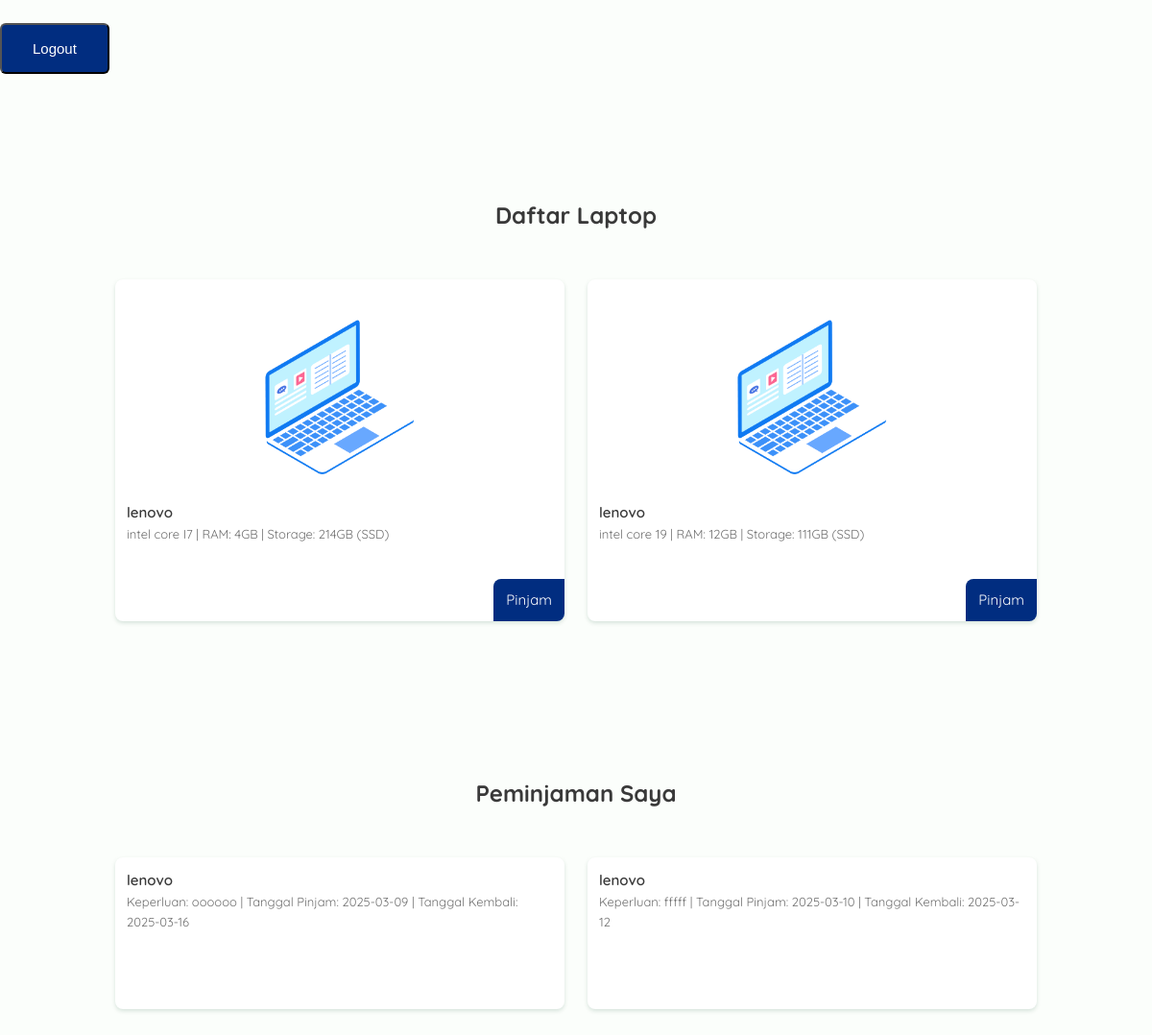
Page /user_dashboard.php (signed in) on the committed database.
### tables this page shows
CREATE TABLE `tbl_barang` (
  `id_barang` int NOT NULL,
  `Merk_tipe` varchar(50) NOT NULL,
  `prosessor` varchar(50) NOT NULL,
  `ram` int NOT NULL,
  `storage` int NOT NULL,
  `jenis_storage` varchar(10) NOT NULL
);

CREATE TABLE `tbl_peminjaman` (
  `id_pinjam` int NOT NULL,
  `id_barang` int NOT NULL,
  `keperluan_pinjam` text NOT NULL,
  `tgl_pinjam` date NOT NULL,
  `durasi_pinjam` int NOT NULL,
  `tgl_kembali` date NOT NULL,
  `pic_it` int DEFAULT NULL,
  `pic_pinjam` int DEFAULT NULL,
  `status` enum('pending','disetujui','ditolak') DEFAULT 'pending'
);

### user_dashboard.php (the view, shortened to what this page needs)
<?php
include 'koneksi.php';
$user_id = $_SESSION['user_id'];
$laptop_result = mysqli_query($koneksi, "SELECT * FROM tbl_barang");
$peminjaman_result = mysqli_query($koneksi, "SELECT * FROM tbl_peminjaman JOIN tbl_barang ON tbl_peminjaman.id_barang = tbl_barang.id_barang WHERE tbl_peminjaman.pic_pinjam = $user_id");
?>
<!DOCTYPE html>
<html lang="id">
<head>
    <link href='https://unpkg.com/boxicons@2.1.4/css/boxicons.min.css' rel='stylesheet'>
    <link rel="stylesheet" href="assets/css/style.css">
</head>
<body>
    <header>
        <button><a href="logout.php">Logout</a></button>
    </header>
    <main class="l-main">
        <section class="product section bd-container" id="laptop">
            <h2 class="section-title">Daftar Laptop</h2>
            <div class="products__container bd-grid">
                <?php while ($row = mysqli_fetch_assoc($laptop_result)) : ?>
                <div class="products__content">
                    <img src="assets/img/laptop.png" alt="" class="products__img">
                    <h3 class="products__name"><?= $row['Merk_tipe']; ?></h3>
                    <span class="products__detail"><?= $row['prosessor']; ?> | RAM: <?= $row['ram']; ?>GB | Storage: <?= $row['storage']; ?>GB (<?= $row['jenis_storage']; ?>)</span><br>
                    <a href="tambah_peminjaman.php?id=<?= $row['id_barang']; ?>" class="button products__button">Pinjam</a>
                </div>
                <?php endwhile; ?>
            </div>
        </section>
        <section class="product section bd-container" id="peminjaman">
            <h2 class="section-title">Peminjaman Saya</h2>
            <div class="products__container bd-grid">
                <?php while ($row = mysqli_fetch_assoc($peminjaman_result)) : ?>
                <div class="products__content">
                    <h3 class="products__name"><?= $row['Merk_tipe']; ?></h3>
                    <span class="products__detail">Keperluan: <?= $row['keperluan_pinjam']; ?> | Tanggal Pinjam: <?= $row['tgl_pinjam']; ?> | Tanggal Kembali: <?= $row['tgl_kembali']; ?></span><br>
                </div>
                <?php endwhile; ?>
            </div>
        </section>
    </main>
</body>
</html>

### assets/css/style.css (style rules this page uses)
:root { --header-height: 3rem; --first-color: #012d80; --first-color-alt: #021a47; --title-color: #393939; --text-color: #707070; --text-color-light: #a6a6a6; --body-color: #fbfefb; --container-color: #fff; --body-font: 'Quicksand', sans-serif; --biggest-font-size: 2.25rem; --h1-font-zize: 1.5rem; --h2-font-zize: 1.25rem; --h3-font-zize: 1rem; --normal-font-size: .938rem; --small-font-size: .813rem; --smaller-font-size: .75rem; --smallest-font-size: .55rem; --font-medium: 500; --font-semi-bold: 600; --mb-1: .5rem; --mb-2: 1rem; --mb-3: 1.5rem; --mb-4: 2rem; --mb-5: 2.5rem; --mb-6: 3rem; --z-tolltip: 10; --z-fixed: 100; }
html { scroll-behavior: smooth; }
body { margin: var(--header-height) 0 0 0; font-family: var(--body-font); font-size: var(--normal-font-size); background-color: var(--body-color); color: var(--text-color); line-height: 1.6; }
h1, h2, h3, p, ul { margin: 0; }
a { color: white; text-decoration: none; }
img { max-width: 100%; height: auto; }
.section { padding: 4rem 0 2rem; }
.section-title, .section-subtitle { text-align: center; }
.section-title { font-size: var(--h1-font-zize); color: var(--title-color); margin-bottom: var(--mb-3); }
.bd-container { max-width: 960px; width: calc(100% - 2rem); margin-left: var(--mb-2); margin-right: var(--mb-2); }
.bd-grid { display: grid; gap: 1.5rem; }
.button { display: inline-block; background-color: var(--first-color); color: white; padding: .75rem 1rem ; border-radius: .5rem; transition: .3s; }
* { box-sizing: border-box }
.products__container { grid-template-columns: repeat(2, 1fr); justify-content: center; }
.products__content { position: relative; display: flex; flex-direction: column; background-color: var(--container-color); border-radius: .5rem; box-shadow: 0 2px 4px rgb(3, 74, 40, .15); padding: .75rem .75rem 3rem .75rem; }
.products__img { width: 200px; display: block; margin-left: auto; margin-right: auto; margin-bottom: var(--mb-2); filter: drop-shadow(o 5px 2px rgba(80, 79, 79, .2)); }
.products__name, .products__price { font-weight: var(--font-semi-bold); color: var(--title-color); }
.products__name { font-size: var(--normal-font-size); }
.products__detail, .products__price { font-size: var(--small-font-size); }
.products__detail { margin-bottom: var(--mb-1); }
.products__button { position: absolute; bottom: 0; right: 0; display: flex; padding: .625rem .813rem; border-radius: .5rem 0 .5rem 0; }
@media screen and (min-width: 768px) { body { margin: 0; } }
@media screen and (min-width: 768px) { .section { padding-top: 8rem; } }
@media screen and (min-width: 768px) { .products__container { margin-top: var(--mb-6); } }
@media screen and (min-width: 960px) { .bd-container { margin-left: auto; margin-right: auto; } }
button { grid-column: span 2; padding: 1rem 2rem; background-color: var(--first-color); color: #fff; border-radius: 6px; font-size: var(--normal-font-size); cursor: pointer; transition: background-color 0.3s ease-in-out; margin-top: var(--mb-3); }

### rows in the picture
tbl_barang: Merk_tipe "lenovo", prosessor "intel core I7", ram "4", storage "214", jenis_storage "SSD"
tbl_barang: Merk_tipe "lenovo", prosessor "intel core 19", ram "12", storage "111", jenis_storage "SSD"
tbl_peminjaman: id_barang.Merk_tipe "lenovo", keperluan_pinjam "oooooo", tgl_pinjam "2025-03-09", tgl_kembali "2025-03-16"
tbl_peminjaman: id_barang.Merk_tipe "lenovo", keperluan_pinjam "fffff", tgl_pinjam "2025-03-10", tgl_kembali "2025-03-12"
